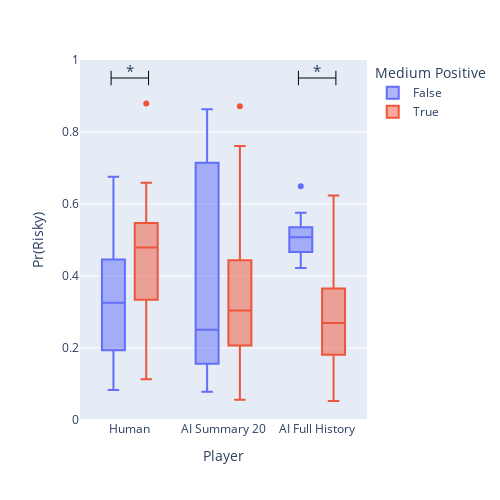

The code cell stored with this chart in its notebook:
### Code cell
# hypothesis test of dependene between risky probability choice and medium sign per player
from scipy.stats import ttest_ind
# order test non parameteic
from scipy.stats import mannwhitneyu
for player, df in agg_per_problem.items():
    print(f"\n\n{player}")
    test = mannwhitneyu(df.query("Medium > 0")["Choice"], df.query("Medium < 0")["Choice"])
    effect_size = df.query("Medium > 0")["Choice"].mean() - df.query("Medium < 0")["Choice"].mean()
    print(test.pvalue, effect_size)
    
# visualzie the effect above
agg_per_problem_concat["Medium Positive"] = agg_per_problem_concat["Medium"] > 0
fig = px.box(agg_per_problem_concat, x="Player", y="Choice", color="Medium Positive", width=500, height=500, labels={"Choice": "Pr(Risky)"}, color_discrete_map={True: "red", False: "blue"})
# make y range [0,1]
fig.update_yaxes(range=[0, 1])
# add * astrick to the plot when p-value is significant
for i, player in enumerate(agg_per_problem.keys()):
    test = mannwhitneyu(agg_per_problem[player].query("Medium > 0")["Choice"], agg_per_problem[player].query("Medium < 0")["Choice"])
    if test.pvalue < 0.05:
        fig.add_annotation(x=i, y=0.97, text="*", showarrow=False, font_size=15)
        # small horizontal line between the two bars under the p-value astrick
        fig.add_shape(type="line", x0=i-0.2, x1=i+0.2, y0=0.95, y1=0.95, line=dict(color="black", width=1))
        # two sides of the line should end with a | 
        fig.add_shape(type="line", x0=i-0.2, x1=i-0.2, y0=0.95-0.02, y1=0.95+0.02, line=dict(color="black", width=1))
        fig.add_shape(type="line", x0=i+0.2, x1=i+0.2, y0=0.95-0.02, y1=0.95+0.02, line=dict(color="black", width=1))

fig.show()
fig.write_image(f"{fig_folder}/risky_vs_medium_sign.png")

### Figure 1 — Plotly figure (JSON) as saved in the notebook; plotly's stock layout.template omitted (floating-point values rounded to 4 significant figures)
{"data": [{"alignmentgroup": "True", "hovertemplate": "Medium Positive=False<br>Player=%{x}<br>Pr(Risky)=%{y}<extra></extra>", "legendgroup": "False", "marker": {"color": "#636efa"}, "name": "False", "notched": false, "offsetgroup": "False", "orientation": "v", "showlegend": true, "type": "box", "x": ["Human", "Human", "Human", "Human", "Human", "Human", "Human", "Human", "Human", "Human", "Human", "Human", "Human", "Human", "Human", "Human", "Human", "Human", "Human", "Human", "Human", "Human", "Human", "Human", "Human", "Human", "Human", "Human", "AI Summary 20", "AI Summary 20", "AI Summary 20", "AI Summary 20", "AI Summary 20", "AI Summary 20", "AI Summary 20", "AI Summary 20", "AI Summary 20", "AI Summary 20", "AI Summary 20", "AI Summary 20", "AI Summary 20", "AI Summary 20", "AI Summary 20", "AI Summary 20", "AI Summary 20", "AI Summary 20", "AI Summary 20", "AI Summary 20", "AI Summary 20", "AI Summary 20", "AI Summary 20", "AI Summary 20", "AI Summary 20", "AI Summary 20", "AI Summary 20", "AI Summary 20", "AI Full History", "AI Full History", "AI Full History", "AI Full History", "AI Full History", "AI Full History", "AI Full History", "AI Full History", "AI Full History", "AI Full History", "AI Full History", "AI Full History", "AI Full History", "AI Full History", "AI Full History", "AI Full History", "AI Full History", "AI Full History", "AI Full History", "AI Full History", "AI Full History", "AI Full History", "AI Full History", "AI Full History", "AI Full History", "AI Full History", "AI Full History", "AI Full History"], "x0": " ", "xaxis": "x", "y": [0.3275, 0.504, 0.2445, 0.3235, 0.452, 0.6755, 0.372, 0.2705, 0.433, 0.4395, 0.261, 0.5535, 0.112, 0.655, 0.189, 0.3395, 0.3735, 0.3365, 0.492, 0.083, 0.112, 0.084, 0.1925, 0.195, 0.3, 0.0925, 0.2885, 0.576, 0.5205, 0.863, 0.29, 0.32, 0.7415, 0.8415, 0.7005, 0.1865, 0.8255, 0.7285, 0.1205, 0.8315, 0.1355, 0.682, 0.162, 0.148, 0.1615, 0.224, 0.817, 0.278, 0.1815, 0.0785, 0.124, 0.1525, 0.1705, 0.1525, 0.1595, 0.429, 0.5005, 0.649, 0.494, 0.5075, 0.5565, 0.5525, 0.5155, 0.433, 0.5185, 0.576, 0.4225, 0.5295, 0.4675, 0.5415, 0.4975, 0.479, 0.511, 0.5145, 0.568, 0.5075, 0.4685, 0.455, 0.4405, 0.427, 0.5075, 0.4655, 0.462, 0.5545], "y0": " ", "yaxis": "y"}, {"alignmentgroup": "True", "hovertemplate": "Medium Positive=True<br>Player=%{x}<br>Pr(Risky)=%{y}<extra></extra>", "legendgroup": "True", "marker": {"color": "#EF553B"}, "name": "True", "notched": false, "offsetgroup": "True", "orientation": "v", "showlegend": true, "type": "box", "x": ["Human", "Human", "Human", "Human", "Human", "Human", "Human", "Human", "Human", "Human", "Human", "Human", "Human", "Human", "Human", "Human", "Human", "Human", "Human", "Human", "Human", "Human", "Human", "Human", "Human", "Human", "Human", "Human", "Human", "Human", "Human", "Human", "AI Summary 20", "AI Summary 20", "AI Summary 20", "AI Summary 20", "AI Summary 20", "AI Summary 20", "AI Summary 20", "AI Summary 20", "AI Summary 20", "AI Summary 20", "AI Summary 20", "AI Summary 20", "AI Summary 20", "AI Summary 20", "AI Summary 20", "AI Summary 20", "AI Summary 20", "AI Summary 20", "AI Summary 20", "AI Summary 20", "AI Summary 20", "AI Summary 20", "AI Summary 20", "AI Summary 20", "AI Summary 20", "AI Summary 20", "AI Summary 20", "AI Summary 20", "AI Summary 20", "AI Summary 20", "AI Summary 20", "AI Summary 20", "AI Full History", "AI Full History", "AI Full History", "AI Full History", "AI Full History", "AI Full History", "AI Full History", "AI Full History", "AI Full History", "AI Full History", "AI Full History", "AI Full History", "AI Full History", "AI Full History", "AI Full History", "AI Full History", "AI Full History", "AI Full History", "AI Full History", "AI Full History", "AI Full History", "AI Full History", "AI Full History", "AI Full History", "AI Full History", "AI Full History", "AI Full History", "AI Full History", "AI Full History", "AI Full History", "AI Full History", "AI Full History"], "x0": " ", "xaxis": "x", "y": [0.412, 0.3905, 0.497, 0.584, 0.5085, 0.414, 0.516, 0.4915, 0.649, 0.437, 0.276, 0.609, 0.5195, 0.484, 0.879, 0.5625, 0.475, 0.3175, 0.2505, 0.591, 0.1265, 0.35, 0.5245, 0.261, 0.1135, 0.177, 0.659, 0.5325, 0.454, 0.628, 0.317, 0.4425, 0.515, 0.208, 0.1545, 0.1105, 0.2475, 0.1035, 0.448, 0.134, 0.2605, 0.2065, 0.056, 0.3265, 0.4825, 0.7005, 0.8715, 0.761, 0.297, 0.2635, 0.4395, 0.5025, 0.095, 0.3385, 0.4285, 0.1025, 0.3195, 0.311, 0.3825, 0.3785, 0.2725, 0.5245, 0.2835, 0.26, 0.1835, 0.1095, 0.179, 0.1255, 0.1685, 0.2785, 0.302, 0.1715, 0.1945, 0.2385, 0.15, 0.2415, 0.3225, 0.213, 0.5355, 0.2465, 0.3725, 0.415, 0.34, 0.384, 0.358, 0.3865, 0.261, 0.0525, 0.2845, 0.1545, 0.29, 0.347, 0.6235, 0.428, 0.434, 0.213], "y0": " ", "yaxis": "y"}], "layout": {"annotations": [{"font": {"size": 15}, "showarrow": false, "text": "*", "x": 0, "y": 0.97}, {"font": {"size": 15}, "showarrow": false, "text": "*", "x": 2, "y": 0.97}], "boxmode": "group", "height": 500, "legend": {"title": {"text": "Medium Positive"}, "tracegroupgap": 0}, "margin": {"t": 60}, "shapes": [{"line": {"color": "black", "width": 1}, "type": "line", "x0": -0.2, "x1": 0.2, "y0": 0.95, "y1": 0.95}, {"line": {"color": "black", "width": 1}, "type": "line", "x0": -0.2, "x1": -0.2, "y0": 0.93, "y1": 0.97}, {"line": {"color": "black", "width": 1}, "type": "line", "x0": 0.2, "x1": 0.2, "y0": 0.93, "y1": 0.97}, {"line": {"color": "black", "width": 1}, "type": "line", "x0": 1.8, "x1": 2.2, "y0": 0.95, "y1": 0.95}, {"line": {"color": "black", "width": 1}, "type": "line", "x0": 1.8, "x1": 1.8, "y0": 0.93, "y1": 0.97}, {"line": {"color": "black", "width": 1}, "type": "line", "x0": 2.2, "x1": 2.2, "y0": 0.93, "y1": 0.97}], "width": 500, "xaxis": {"anchor": "y", "domain": [0, 1], "title": {"text": "Player"}}, "yaxis": {"anchor": "x", "domain": [0, 1], "range": [0, 1], "title": {"text": "Pr(Risky)"}}}}
